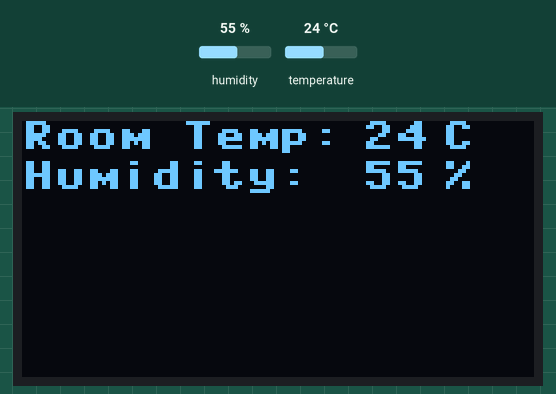
This program was run on a simulated ESP8266 board running MicroPython. Shown: 128×64 one-colour display. The test bench sets the inputs (shaded band); at power-on: humidity 55 %, temperature 24 °C. What the program prints to the serial console is not drawn.

Above: at 10.9 s.
11.0 s: humidity set to 22 %
At 16.5 s:
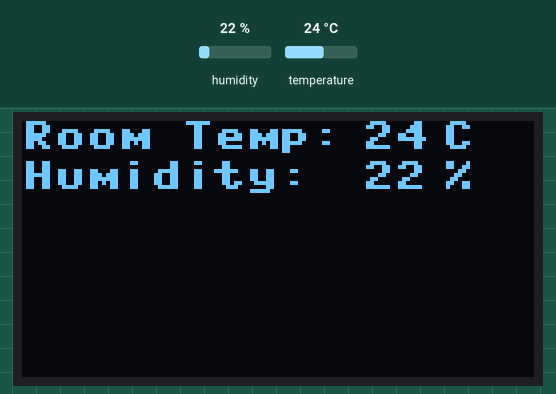
20.7 s: temperature set to 12 °C
At 30.3 s:
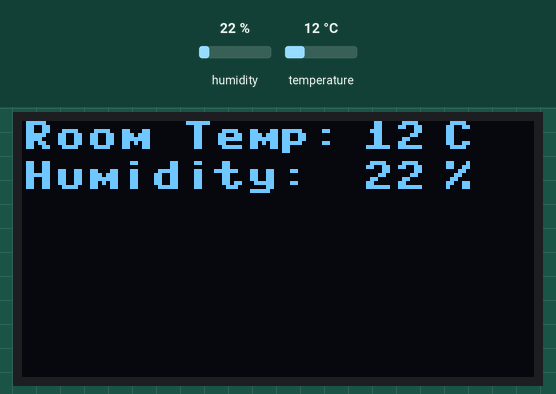
30.6 s: humidity set to 40 %
At 43.4 s:
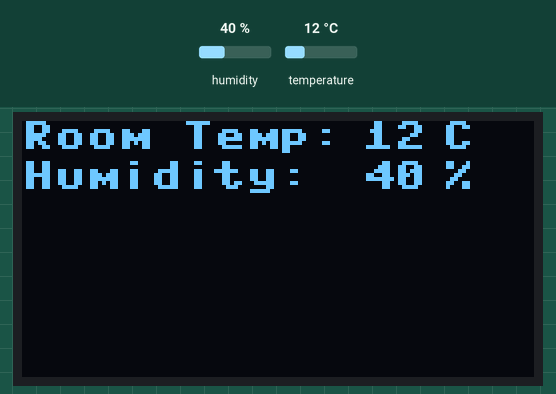
43.7 s: temperature set to 19 °C
Timing chart, 0 to 46.7 s (numbered marks = the images above; inputs shaded):
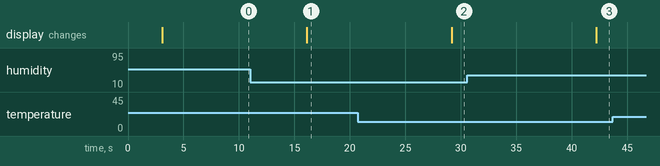

Measured:
- after the input at 11.0 s, the display: changes after 5.1 s (image 1)
- after the input at 20.7 s, the display: changes after 8.5 s (image 2)
- after the input at 30.6 s, the display: changes after 11.6 s (image 3)

The program:

main.py
```python
#import urequests
#import ubinascii, uhashlib
import machine
#import json

import network

import ssd1306
import dht
from machine import Pin,I2C
from time import sleep
#import wifimgr


#dht pin setup
sensor = dht.DHT11(Pin(2))

#i2c
try:
    i2c = I2C(scl=Pin(5), sda=Pin(4))
    addresses = i2c.scan()

    for address in addresses:
        print('address i2c',address)
except:
    print("Could not find sensor")


oled_width = 128
oled_height = 64
oled = ssd1306.SSD1306_I2C(oled_width, oled_height, i2c)


#Set sleep time
deep_sleep_minutes = 5    #in minutes


while True:
#get humidity/temperature DHT22/11


    try:
        sensor.measure()
        dht_temp = sensor.temperature()
        dht_humidity = sensor.humidity()
    #if (isinstance(dht_temp, float)) or (isinstanc(dht_humidity, int) and isinstance(hum, int)):
    #    msg = (b'{0:3.1f},{1:3.1f}'.format(dht_temp, dht_humidity))
        print('temperature: %3.1f C' % dht_temp)
        print('humidity: %3.1f %%' % dht_humidity)
        hum_sensor_id = board_id + "ht1"
        temp_sensor_id = board_id + "temp"
    except Exception as e:
        print(e)
        print("Could not read DHT")
        status = 1

    try:
        temp = str(dht_temp)
        comma_position=temp.find('.')
        print(comma_position)
        comma_position = int(comma_position)+2
        temp = temp[:comma_position]
        print(temp)

        oled.fill(0)#clear oled
        sleep(3)
        oled.text('Room Temp:', 0, 0)
        oled.text(str(dht_temp), 85, 0)
        oled.text('C', 105, 0)

        oled.text('Humidity:', 0, 10)
        oled.text(str(dht_humidity), 85, 10)
        oled.text('%', 105, 10)

        oled.show()    #display data
    except Exception as e:
        print(e)
        print("Could not print on screen")


    print('i will sleep now for: 5 minutes and try again after that')
    #deep_sleep(deep_sleep_minutes*60)
    sleep(10)
```
